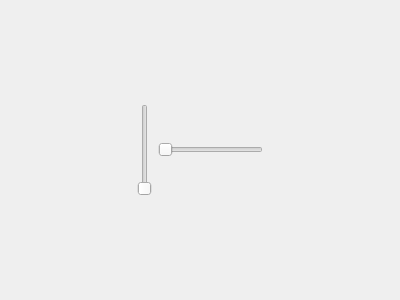
<?xml version="1.0" encoding="UTF-8"?>
<ui version="4.0">
 <class>Dialog</class>
 <widget class="QDialog" name="Dialog">
  <property name="geometry">
   <rect>
    <x>0</x>
    <y>0</y>
    <width>400</width>
    <height>300</height>
   </rect>
  </property>
  <property name="windowTitle">
   <string>Dialog</string>
  </property>
  <layout class="QHBoxLayout" name="horizontalLayout_3">
   <item>
    <layout class="QVBoxLayout" name="verticalLayout">
     <item>
      <spacer name="verticalSpacer_2">
       <property name="orientation">
        <enum>Qt::Vertical</enum>
       </property>
       <property name="sizeHint" stdset="0">
        <size>
         <width>20</width>
         <height>40</height>
        </size>
       </property>
      </spacer>
     </item>
     <item>
      <layout class="QHBoxLayout" name="horizontalLayout_2">
       <item>
        <spacer name="horizontalSpacer">
         <property name="orientation">
          <enum>Qt::Horizontal</enum>
         </property>
         <property name="sizeHint" stdset="0">
          <size>
           <width>40</width>
           <height>20</height>
          </size>
         </property>
        </spacer>
       </item>
       <item>
        <layout class="QHBoxLayout" name="horizontalLayout">
         <item>
          <widget class="QSlider" name="verticalSlider">
           <property name="orientation">
            <enum>Qt::Vertical</enum>
           </property>
          </widget>
         </item>
         <item>
          <widget class="QSlider" name="horizontalSlider">
           <property name="orientation">
            <enum>Qt::Horizontal</enum>
           </property>
          </widget>
         </item>
        </layout>
       </item>
       <item>
        <spacer name="horizontalSpacer_2">
         <property name="orientation">
          <enum>Qt::Horizontal</enum>
         </property>
         <property name="sizeHint" stdset="0">
          <size>
           <width>40</width>
           <height>20</height>
          </size>
         </property>
        </spacer>
       </item>
      </layout>
     </item>
     <item>
      <spacer name="verticalSpacer">
       <property name="orientation">
        <enum>Qt::Vertical</enum>
       </property>
       <property name="sizeHint" stdset="0">
        <size>
         <width>20</width>
         <height>40</height>
        </size>
       </property>
      </spacer>
     </item>
    </layout>
   </item>
  </layout>
 </widget>
 <layoutdefault spacing="6" margin="11"/>
 <resources/>
 <connections/>
</ui>
